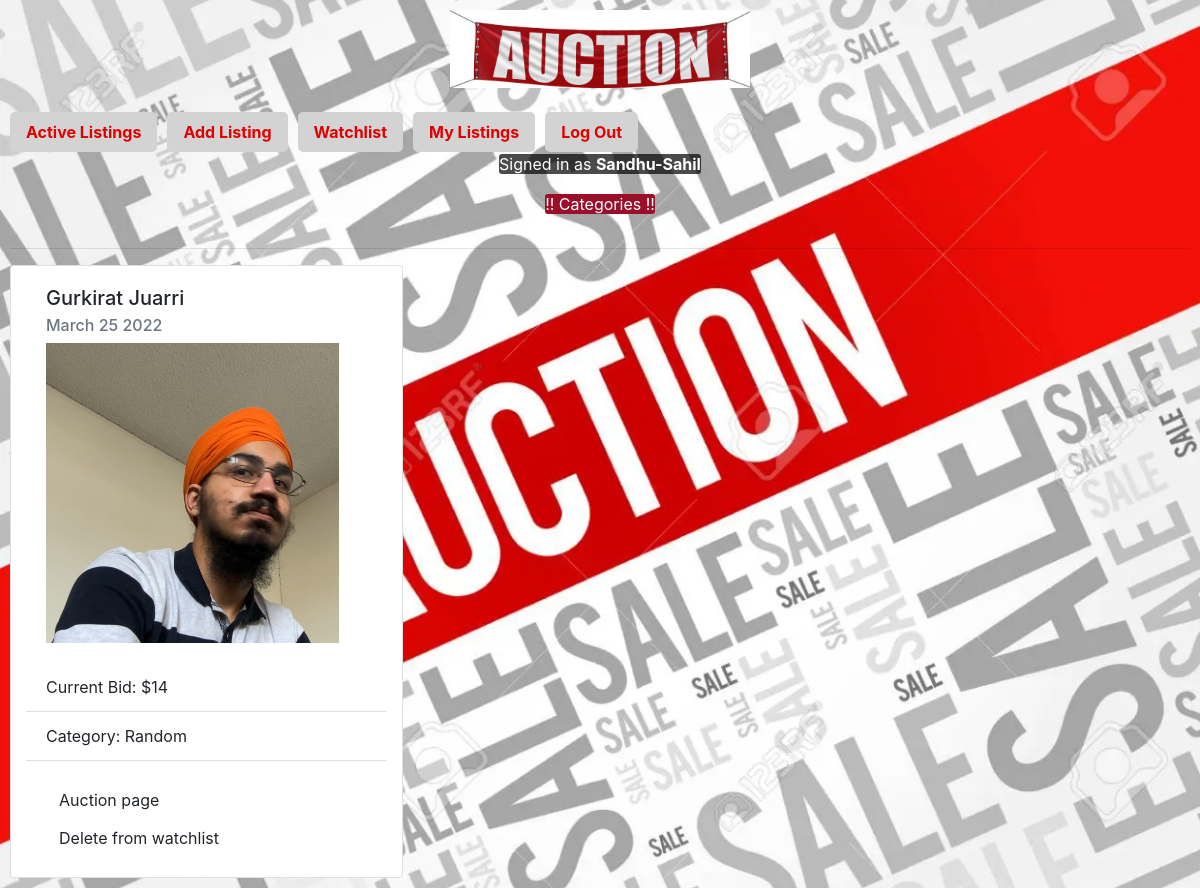
Screenshot of /watchlist (signed in) with the database file from the repository.
### auctions/models.py (models this page shows, shortened)
class User(AbstractUser):
    pass

class Auction(models.Model):
    user = models.ForeignKey('User', on_delete=models.CASCADE, related_name='user_who_make_the_auction')
    title = models.CharField(max_length=100)
    description = models.TextField()
    person = models.ForeignKey('Person', on_delete=models.CASCADE, related_name='person_to_use', default=1)
    category = models.ForeignKey('Category', on_delete=models.CASCADE, related_name='category_for_the_auction', default=3)
    starting_bid = models.IntegerField()
    comments = models.ManyToManyField('Comment', related_name='comments_in_the_auction', blank=True)
    bids = models.ManyToManyField('Bid', related_name='bids_in_the_auction', blank=True)
    last_bid = models.ForeignKey('Bid', on_delete=models.CASCADE, related_name='last_bid_for_the_auction', blank=True, null=True)
    date = models.DateTimeField(default=timezone.now)
    image = models.ImageField(upload_to='images', blank=True, null=True)
    closed = models.BooleanField(default=False)
    def datepublished(self):
        return self.date.strftime('%B %d %Y')

class Bid(models.Model):
    user = models.ForeignKey('User', on_delete=models.CASCADE, related_name='user_who_make_the_bid')
    auction = models.ForeignKey('Auction', on_delete=models.CASCADE, related_name='auction_for_the_bid')
    bid = models.IntegerField()
    date = models.DateTimeField(default=timezone.now)

class Category(models.Model):
    name = models.CharField(max_length=50)
    def __str__(self):
        return self.name

### auctions/views.py (the view)
# urls.py: path("watchlist", views.watchlist, name="watchlist"),
@login_required
def watchlist(request):
    persons = Category.objects.all()
    if request.user.id is None:
        return redirect('index')
    my_watchlist = Watchlist.objects.get(user=request.user)
    print(my_watchlist.auctions)
    context = {
        'my_watchlist': my_watchlist,
        'persons': persons,
    }
    return render(request, "auctions/watchlist.html", context)

### auctions/templates/auctions/watchlist.html (shortened to what this page needs)
{% extends "auctions/layout.html" %}
{% load static %}
{% block body %}
<div>
    {% if my_watchlist.auctions.all %}
    <div class="container-fluid">
        <div class="row">
        {% for auction in my_watchlist.auctions.all %}
            <div id="auction{{auction.id}}" class="card list-details col-lg-4 col-sm-12">
                <div class="card-body">
                <h5 class="card-title">{{auction.title}}</h5>
                <h6 class="card-subtitle mb-2 text-muted">{{auction.datepublished}}</h6>
                {% if auction.image %}
                    <img class="img-fluid" src="{{auction.image.url}}" alt="connect" style="max-height:300px">
                {% endif %}
                </div>
                <ul class="list-group list-group-flush">
                    {% if auction.last_bid %}
                        <li class="list-group-item">Current Bid: ${{auction.last_bid.bid}}</li>
                    {% else %}
                        <li class="list-group-item">Initial Bid: ${{auction.starting_bid}}</li>
                    {% endif %}
                    <li class="list-group-item">Category: {{auction.category}}</li>
                </ul>
                <div class="card-body">
                    <a href="{% url 'auction_view' auction=auction.id %}" class="card-link btn btn-outline-auction">Auction page </a>
                    <form data-auction={{auction.id}} id="deleteFromWatchlist" action="{% url 'delete_auction_from_watchlist' auction=auction.id %}">
                        <button class="deleteFromWatchlist btn btn-outline-auction">Delete from watchlist </button>
                    </form>
                </div>
            </div>
        {% endfor %}
        </div>
    </div>
    {% endif %}
</div>
{% endblock %}

### auctions/templates/auctions/layout.html (shortened to what this page needs)
{% load static %}
<!DOCTYPE html>
<html lang="en">
    <head>
        <link rel="stylesheet" href="https://stackpath.bootstrapcdn.com/bootstrap/4.4.1/css/bootstrap.min.css">
        <link href="{% static 'auctions/styles.css' %}" rel="stylesheet">
    </head>
    <body>
        <div style="text-align: center;">
            <img src="{% static 'auctions/aaa.jpg' %}" width="300px">
        </div>
        <br>
        <ul class="nav">
            <li class="nav-item" style="padding-right: 10px;">
                <b>
                    <a class="nav-link" href="{% url 'index' %}" style="color: rgb(226, 0, 0); background-color: lightgray; border-radius: 5px;">Active Listings</a>
                </b>
            </li>
            {% if user.is_authenticated %}
                <li class="nav-item" style="padding-right: 10px;">
                    <b>
                        <a class="nav-link" href="{% url 'add_auction' %}" style="color: rgb(226, 0, 0); background-color: lightgray; border-radius: 5px;">Add Listing</a>
                    </b>
                </li>
                <li class="nav-item" style="padding-right: 10px;">
                    <b>
                        <a class="nav-link" href="{% url 'watchlist' %}" style="color: rgb(226, 0, 0); background-color: lightgray; border-radius: 5px;">Watchlist</a>
                    </b>
                </li>
                <li class="nav-item" style="padding-right: 10px;">
                    <b>
                        <a class="nav-link" href="{% url 'my_listings' user=user %}" style="color: rgb(226, 0, 0); background-color: lightgray; border-radius: 5px;">My Listings</a>
                    </b>
                </li>
                <li class="nav-item" style="padding-right: 10px;">
                    <b>
                        <a class="nav-link" href="{% url 'logout' %}" style="color: rgb(226, 0, 0); background-color: lightgray; border-radius: 5px;">Log Out</a>
                    </b>
                </li>
            {% endif %}
        </ul>
        <div style="text-align: center; color: white;">
            {% if user.is_authenticated %}
            <span style="background: rgba(0, 0, 0, 0.7); border-radius: 3px;">
                Signed in as <strong>{{ user.username }}</strong>
            </span>
            {% else %}
            <span style="background: rgba(0, 0, 0, 0.7); border-radius: 3px;">
                Not signed in.
            </span>
            {% endif %}
        </div>
        {% if persons %}
        <nav class="navbar navbar-expand navbar-light categories">
            <div class="mx-auto order-0">
                <ul class="navbar-nav ml-auto">
                    <li class="nav-item dropdown">
                        <a class="nav-link" href="#" id="navbarDropdown" role="button" data-toggle="dropdown" aria-haspopup="true" aria-expanded="false">
                            <span style="background: #9a0e2a; color: white; border-radius: 3px;">!! Categories !!</span>
                        </a>
                    </li>
                </ul>
            </div>
        </nav>
        {% endif %}
        <hr>
        {% block body %}
        {% endblock %}
    </body>
</html>

### auctions/static/auctions/styles.css (style rules this page uses)
body { padding: 10px; background-image: url("/static/auctions/bg.png"); background-position: center; background-repeat: no-repeat; background-size: cover; }

### rows the page displays
User: username "Sandhu-Sahil"
Auction: title "Gurkirat Juarri", datepublished "March 25 2022", image (picture), last_bid.bid "14", category "Random"
